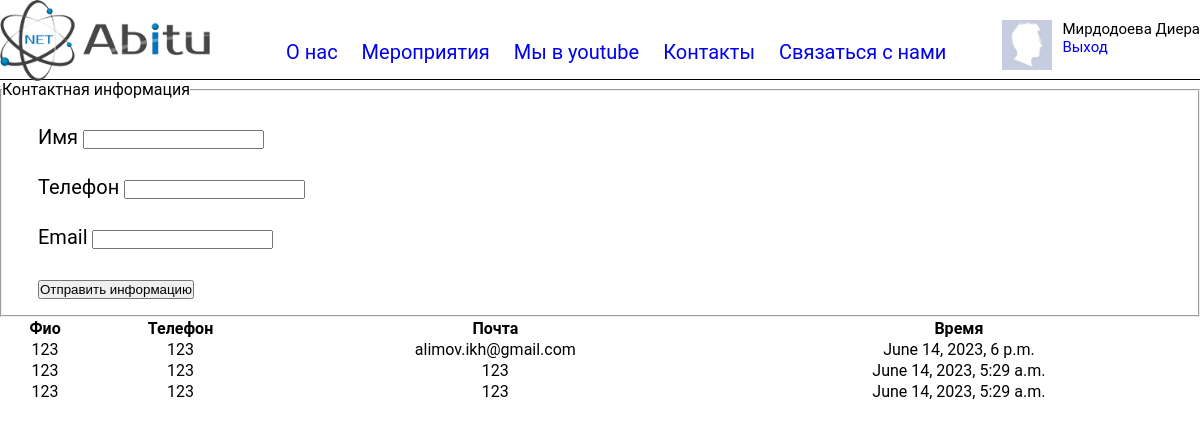
The page /contact_with_us/ on the database as committed earlier.
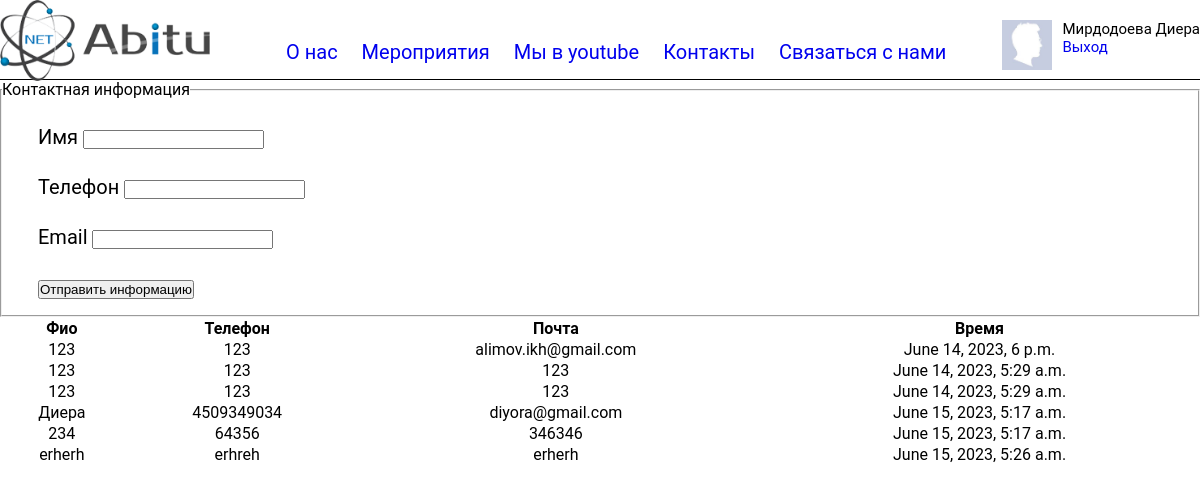
The same page on the database as committed later.
### main_page/models.py (models this page shows, shortened)
class MainMenu(models.Model):
    id = models.BigAutoField(primary_key=True)
    title = models.CharField(max_length=128)
    link = models.CharField(max_length=128)
    sort = models.PositiveIntegerField()
    active = models.BooleanField(default=1)

class ContactWithUs(models.Model):
    id = models.BigAutoField(primary_key=True)
    name = models.CharField(max_length=128)
    phone_numbers = models.CharField(max_length=15)
    email = models.CharField(max_length=50)
    create_time = models.DateTimeField()

### main_page/views.py (the view)
# urls.py: path('contact_with_us/', contact_with_us, name='contact_with_us'),
def contact_with_us(request):
    if request.method == 'POST':
        form = ContactWithUsForm(data=request.POST)
        if form.is_valid():
            form.save()
        return HttpResponseRedirect(reverse('contact_with_us'))
    else:
        form = ContactWithUsForm()
    content = {
        'form': form,
        'menu': MainMenu.objects.all(),
        'data_from_form': ContactWithUs.objects.all(),
    }
    return render(request, 'contact_with_us.html', content)

### main_page/form.py
class ContactWithUsForm(ModelForm):
    name = forms.CharField(widget=forms.TextInput)
    phone_numbers = forms.CharField(widget=forms.TextInput)
    email = forms.CharField(widget=forms.TextInput)
    create_time = forms.DateTimeField(widget=forms.DateTimeInput(attrs={
        'value': datetime.datetime.now(),
    }))
    class Meta:
        model = ContactWithUs
        fields = ('name', 'phone_numbers', 'email', 'create_time')

### main_page/templates/contact_with_us.html (shortened to what this page needs)
{%  extends 'base.html' %}
{% load static %}
{% block menu %}
    {% for menu_item in menu %}
        {% if menu_item.active %}
            <li class="nav__items "><a href="{{ menu_item.link }}">{{ menu_item.title}}</a></li>
        {% endif %}
    {% endfor %}
{% endblock %}
{% block content %}
    <div class="content container">
<form action="{% url "contact_with_us" %}" method="post">
  <fieldset>
    <legend>Контактная информация</legend>
      <p>
          <label for="{{ form.name.id_for_label }}">Имя</label>
          {{ form.name }}
      </p>
      <p>
          <label for="{{ form.phone_numbers.id_for_label }}">Телефон</label>
          {{ form.phone_numbers }}
      </p>
      <p>
          <label for="{{ form.email.id_for_label }}">Email</label>
          {{ form.email }}
      </p>
      <p><input type="submit" value="Отправить информацию"></p>
  </fieldset>
</form>
<table style="text-align:center; width:100%">
    <tr>
        <th>
            Фио
        </th>
        <th>
            Телефон
        </th>
        <th>
            Почта
        </th>
        <th>
            Время
        </th>
    </tr>
    {% for data in data_from_form %}
        <tr>
            <td>
                {{ data.name }}
            </td>
            <td>
                {{ data.phone_numbers }}
            </td>
            <td>
                {{ data.email }}
            </td>
            <td>
                {{ data.create_time }}
            </td>
        </tr>
    {% endfor %}
</table>
    </div>
{% endblock %}

### events/templates/base.html (shortened to what this page needs)
{% load static %}
<!DOCTYPE html>
<html lang="en">
<head>
    <link rel="stylesheet" href="{% static 'css/css.css' %}">
</head>
<body>
    <div class="container">
        <div class="header">
            <div class="logo">
                <a href="{% url 'index' %}"><img src="{% static 'images/abitu_logo_new.png' %} " alt=""></a>
            </div>
            <nav>
                <ul id="main-menu">
                    {% block menu %} {% endblock %}
                </ul>
            </nav>
            <div class="user">
                <div class="user_avatar">
                    <img src="{% static 'images/man.jpg' %}" alt="">
                </div>
                <div class="user_info">
                    <p class="name">Мирдодоева Диера
                    </p>
                    <a href="#">Выход</a>
                </div>
            </div>
        </div>
    </div>
{% block content %} {% endblock %}
</body>
</html>

### static/css/css.css (style rules this page uses)
body { margin: 0; padding: 0; font-family: "Roboto", Arial, sans-serif; }
* { box-sizing: border-box; margin: 0; padding: 0; }
a { text-decoration: none; }
.container { max-width: 1200px; margin: 0 auto; width: 100%; }
.header { justify-content: space-between; display: flex; border-bottom: black 1px solid; height: 80px; }
#main-menu { display: inline-block; padding-top: 40px; width: 100%; height: auto; }
.logo { width: 210px; }
.logo img { width: 100%; }
.nav__items { display: inline-block; margin-left: 20px; font-size: 20px; text-decoration: none; height: 30px; }
.nav__items a { text-decoration: none; display: block; height: 30px; }
.user { display: flex; margin-top: 20px; }
.user_avatar { width: 50px; }
.user_avatar img { width: 100%; }
.user_info { margin-left: 10px; font-size: 15px; text-align: left; }
.content p { padding-top: 10px; padding-left: 20px; margin: 16px; font-size:20px; }

Rows that differ between the two databases and show on the page:
added ContactWithUs: name "Диера", phone_numbers "4509349034", email "diyora@gmail.com", create_time "June 15, 2023, 5:17 a.m."
added ContactWithUs: name "234", phone_numbers "64356", email "346346", create_time "June 15, 2023, 5:17 a.m."
added ContactWithUs: name "erherh", phone_numbers "erhreh", email "erherh", create_time "June 15, 2023, 5:26 a.m."
